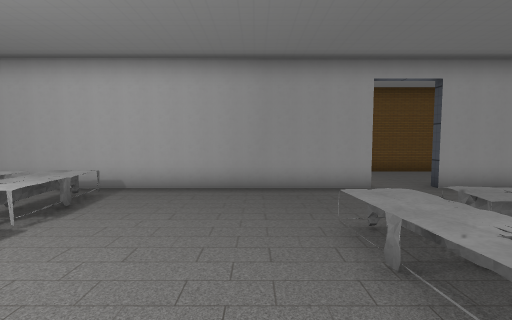
[1] (above)

23 first-person views from a walk through a Unity game level. The camera is 1.3 m above the floor, tilts 4° down and sees 85° across. The floor is counted in squares, 1 m on a side. Each view is taken from the middle of a square. On the plan, view 1 faces up. The plan holds only what a view shows up to about 13 squares ahead; the rest is blank. The place goes on beyond the plan. The player character is not drawn. Some animated figures are not drawn. Some surface patterns are stand-ins.

[2]
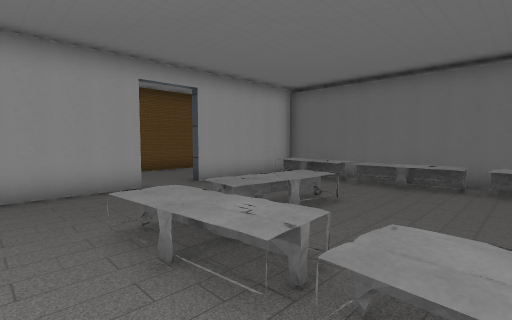

[3]
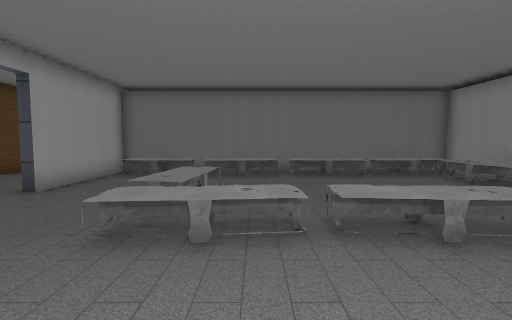

[4]
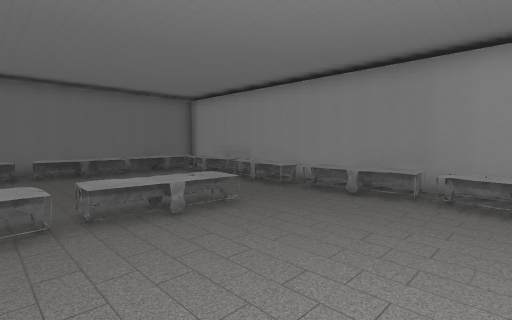

[5]
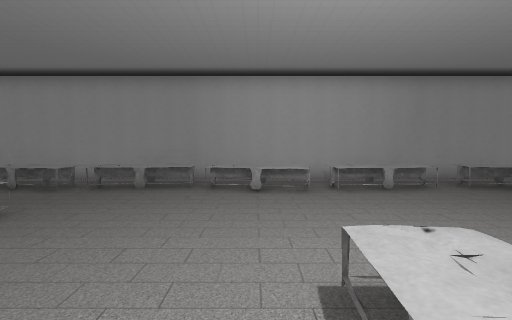

[6]
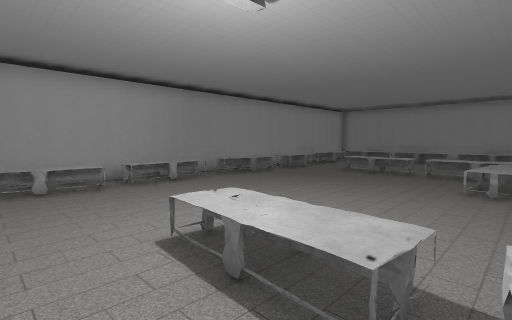

[7]
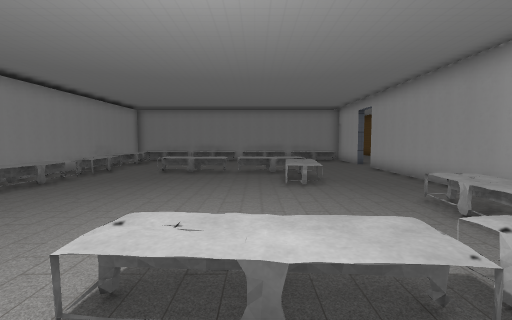

[8]
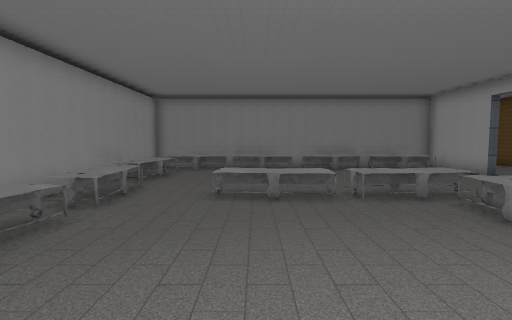

[9]
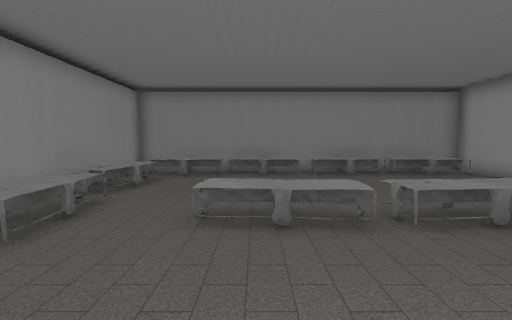

[10]
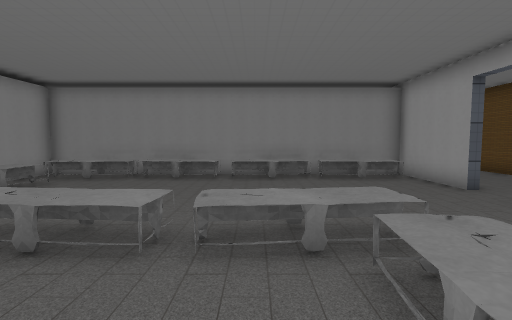

[11]
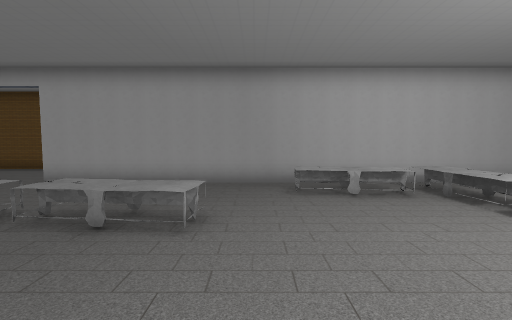

[12]
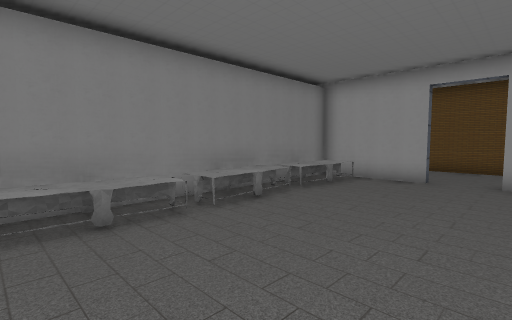

[13]
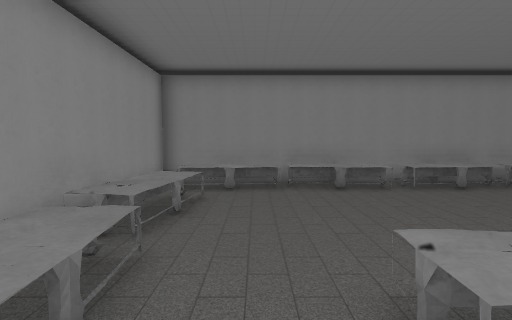

[14]
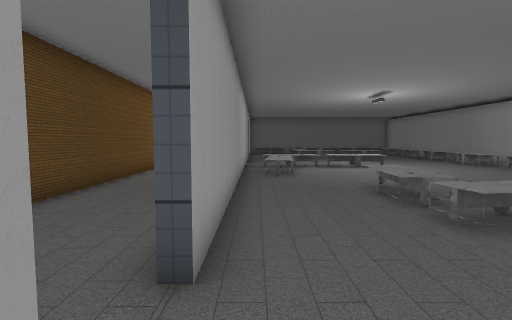

[15]
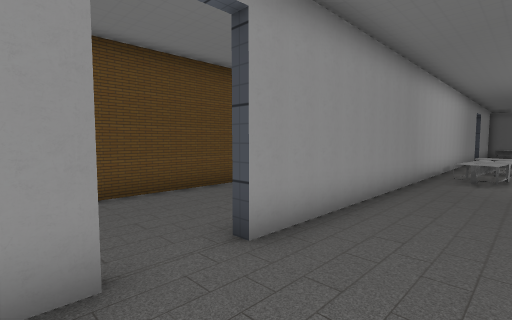

[16]
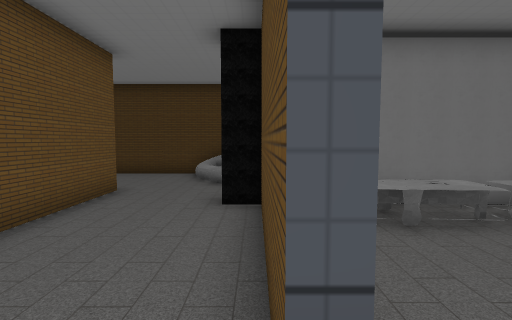

[17]
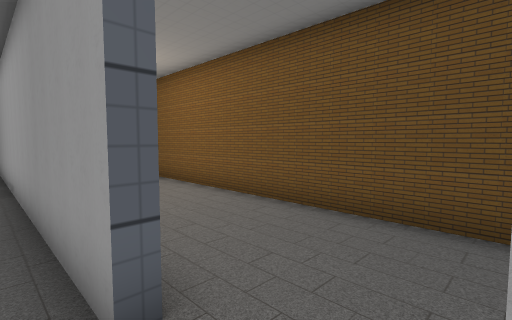

[18]
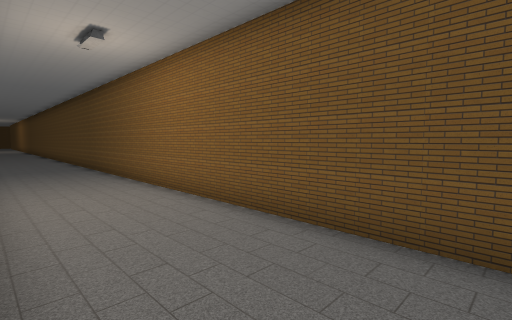

[19]
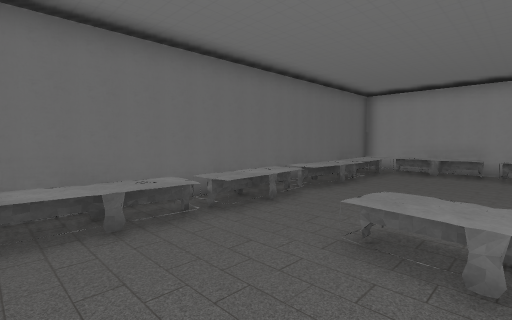

[20]
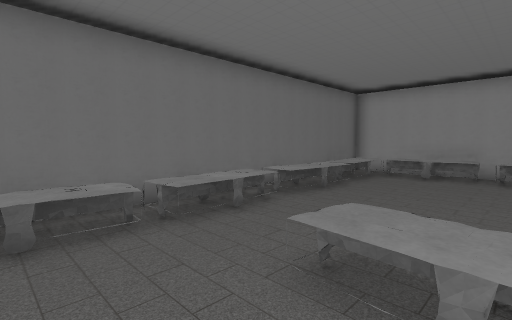

[21]
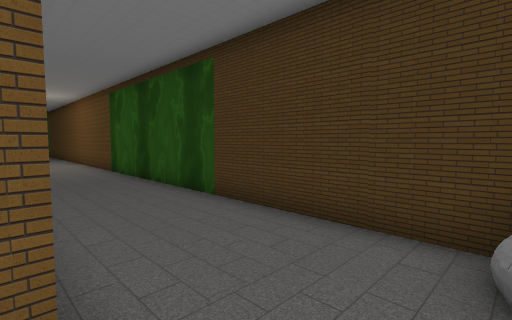

[22]
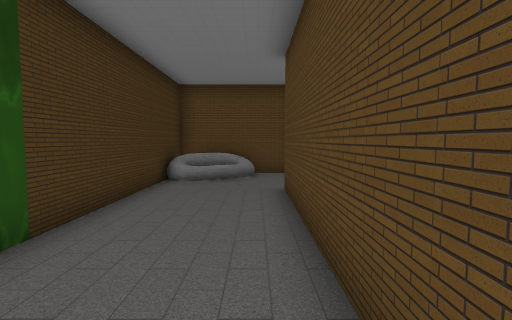

[23]
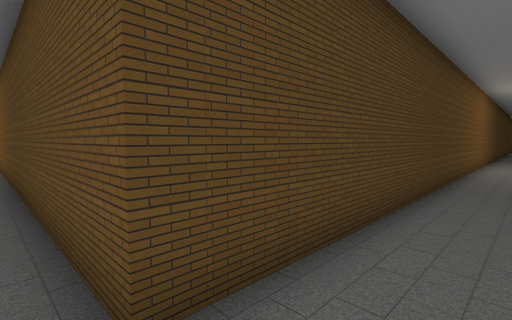

### Floor plan
Points are (right, up) in squares from view 1. A wall is a line through its corners. A room is listed if a view was taken in it or the views show most of it. See-through windows are left out.
Room 1 (views 1, 2, 3, 4, 5, 6, 7, 8, 9, 10, 11, 12, 13, 14, 15, 17, 19, 20)
walls: (3.1, 7.6) (-15.6, 7.6); (-17.3, 7.6) (-20.8, 7.6) (-20.8, -5.9) (9.6, -5.9) (9.6, 7.6) (5, 7.6)
ways out: opening at (-16.5, 8) to room 2; opening at (4, 8) to room 2
objects: other object (-20, -5) to (-19, -3); other object (-20, -2) to (-19, 0); other object (-20, 1) to (-19, 4); other object (-20, 5) to (-19, 7); other object (-18, -5) to (-16, -4); other object (-15, -5) to (-12, -4); other object (-14, -2) to (-13, 1); other object (-14, 2) to (-13, 4); other object (-13, 3) to (-10, 4); other object (-12, -5) to (-9, -4); other object (-8, -5) to (-5, -4); other object (-8, 5) to (-5, 7); other object (-5, 1) to (-4, 3); other object (-5, 4) to (-4, 7); other object (-4, -5) to (-2, -4); other object (-1, -5) to (1, -4); other object (1, -2) to (2, 1); other object (1, 2) to (2, 4); other object (2, -5) to (4, -4); other object (3, 3) to (6, 4); other object (5, -5) to (8, -4); other object (8, -5) to (9, -2); other object (8, -1) to (9, 1); other object (8, 2) to (9, 4); other object (8, 5) to (9, 7)
Room 2 (views 16, 18, 21, 22, 23)
walls: (3.1, 8) (3.1, 7.6); (5, 7.6) (5, 7.9) (8.9, 7.9); (9.6, 7.9) (9.6, 8.8); (10.7, 7.9) (15, 7.9) (15, 20.5); (11.2, 20.5) (11.2, 11.6) (-21.5, 11.6); (-15.6, 7.6) (-15.6, 8); (-17.3, 8) (-17.3, 7.6)
ways out: opening at (-16.5, 8) to room 1; opening at (4, 8) to room 1
objects: other object (13, 8)

Where each view was taken, in squares from view 1:
view 1: 0 up, 0 right, facing up
view 2: 0 up, 0 right, facing up-right
view 3: 2 up, 2 left, facing right
view 4: 2 up, 3 left, facing down-right
view 5: 3 up, 3 left, facing down
view 6: 4 up, 2 left, facing down-left
view 7: 2 up, 2 left, facing left
view 8: 1 down, 7 left, facing left
view 9: 1 down, 9 left, facing left
view 10: 2 up, 10 left, facing left
view 11: 1 down, 9 left, facing up
view 12: 2 down, 15 left, facing up-left
view 13: 3 down, 12 left, facing left
view 14: 7 up, 18 left, facing right
view 15: 5 up, 18 left, facing up-right
view 16: 8 up, 4 right, facing right
view 17: 7 up, 5 right, facing up-left
view 18: 8 up, 4 right, facing up-left
view 19: 7 up, 4 right, facing down-right
view 20: 6 up, 4 right, facing down-right
view 21: 10 up, 11 right, facing up-right
view 22: 19 up, 12 right, facing down
view 23: 11 up, 13 right, facing up-left
